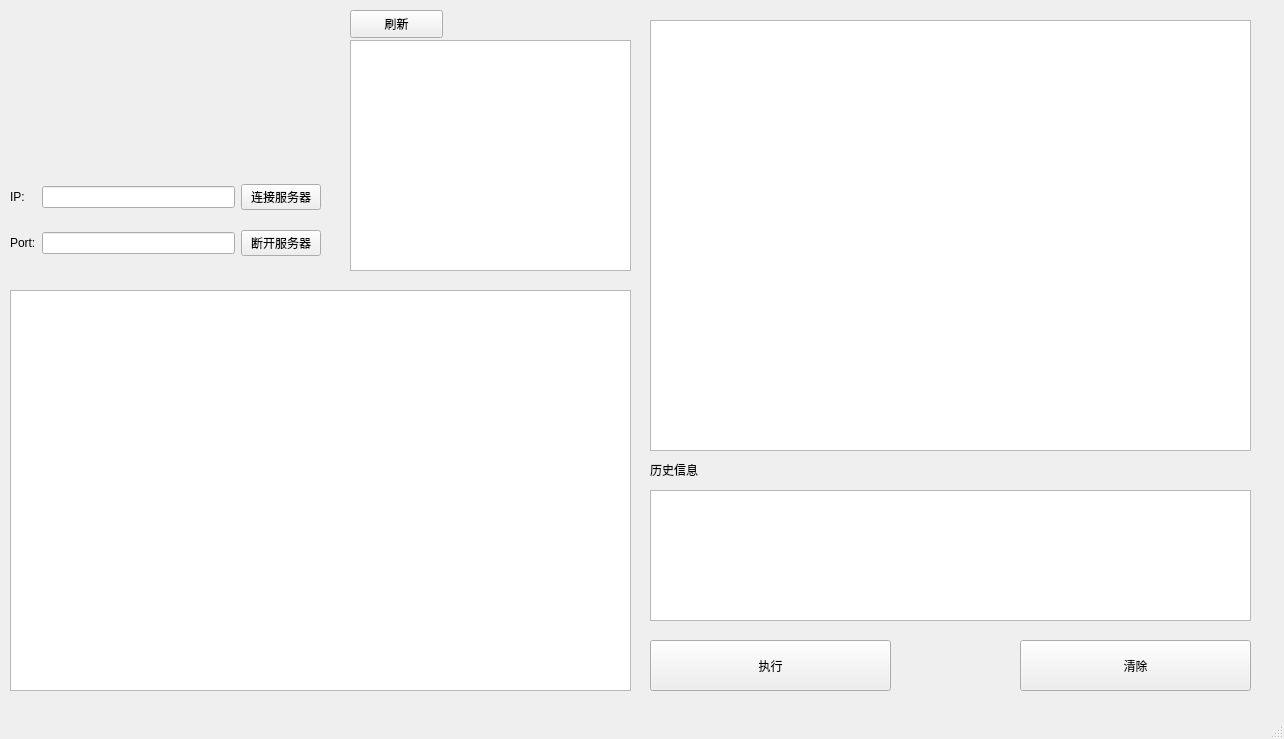
<?xml version="1.0" encoding="UTF-8"?>
<ui version="4.0">
 <class>MainWindow</class>
 <widget class="QMainWindow" name="MainWindow">
  <property name="geometry">
   <rect>
    <x>0</x>
    <y>0</y>
    <width>1284</width>
    <height>739</height>
   </rect>
  </property>
  <property name="windowTitle">
   <string>MainWindow</string>
  </property>
  <widget class="QWidget" name="centralwidget">
   <widget class="QTextEdit" name="record">
    <property name="geometry">
     <rect>
      <x>650</x>
      <y>490</y>
      <width>601</width>
      <height>131</height>
     </rect>
    </property>
   </widget>
   <widget class="QPushButton" name="pushButton">
    <property name="geometry">
     <rect>
      <x>650</x>
      <y>640</y>
      <width>241</width>
      <height>51</height>
     </rect>
    </property>
    <property name="text">
     <string>执行</string>
    </property>
   </widget>
   <widget class="QPushButton" name="pushButton_2">
    <property name="geometry">
     <rect>
      <x>1020</x>
      <y>640</y>
      <width>231</width>
      <height>51</height>
     </rect>
    </property>
    <property name="text">
     <string>清除</string>
    </property>
   </widget>
   <widget class="QTextEdit" name="msg">
    <property name="geometry">
     <rect>
      <x>650</x>
      <y>20</y>
      <width>601</width>
      <height>431</height>
     </rect>
    </property>
   </widget>
   <widget class="QLabel" name="label">
    <property name="geometry">
     <rect>
      <x>650</x>
      <y>460</y>
      <width>69</width>
      <height>19</height>
     </rect>
    </property>
    <property name="text">
     <string>历史信息</string>
    </property>
   </widget>
   <widget class="QLabel" name="label_4">
    <property name="geometry">
     <rect>
      <x>10</x>
      <y>30</y>
      <width>271</width>
      <height>101</height>
     </rect>
    </property>
    <property name="styleSheet">
     <string notr="true">image: url(:/new/prefix1/IMG_20230725_171039.jpg);</string>
    </property>
    <property name="text">
     <string/>
    </property>
   </widget>
   <widget class="QWidget" name="layoutWidget">
    <property name="geometry">
     <rect>
      <x>10</x>
      <y>170</y>
      <width>311</width>
      <height>101</height>
     </rect>
    </property>
    <layout class="QGridLayout" name="gridLayout">
     <item row="0" column="1">
      <widget class="QLineEdit" name="ip"/>
     </item>
     <item row="0" column="0">
      <widget class="QLabel" name="label_2">
       <property name="text">
        <string>IP:</string>
       </property>
      </widget>
     </item>
     <item row="2" column="3">
      <widget class="QPushButton" name="disconnect">
       <property name="text">
        <string>断开服务器</string>
       </property>
      </widget>
     </item>
     <item row="0" column="3">
      <widget class="QPushButton" name="connect">
       <property name="text">
        <string>连接服务器</string>
       </property>
      </widget>
     </item>
     <item row="2" column="0">
      <widget class="QLabel" name="label_3">
       <property name="text">
        <string>Port:</string>
       </property>
      </widget>
     </item>
     <item row="2" column="1">
      <widget class="QLineEdit" name="port"/>
     </item>
    </layout>
   </widget>
   <widget class="QTreeView" name="file">
    <property name="geometry">
     <rect>
      <x>350</x>
      <y>40</y>
      <width>281</width>
      <height>231</height>
     </rect>
    </property>
   </widget>
   <widget class="QTableView" name="table">
    <property name="geometry">
     <rect>
      <x>10</x>
      <y>290</y>
      <width>621</width>
      <height>401</height>
     </rect>
    </property>
   </widget>
   <widget class="QPushButton" name="pushButton_3">
    <property name="geometry">
     <rect>
      <x>350</x>
      <y>10</y>
      <width>93</width>
      <height>28</height>
     </rect>
    </property>
    <property name="text">
     <string>刷新</string>
    </property>
   </widget>
  </widget>
  <widget class="QStatusBar" name="statusbar"/>
 </widget>
 <resources/>
 <connections/>
</ui>
